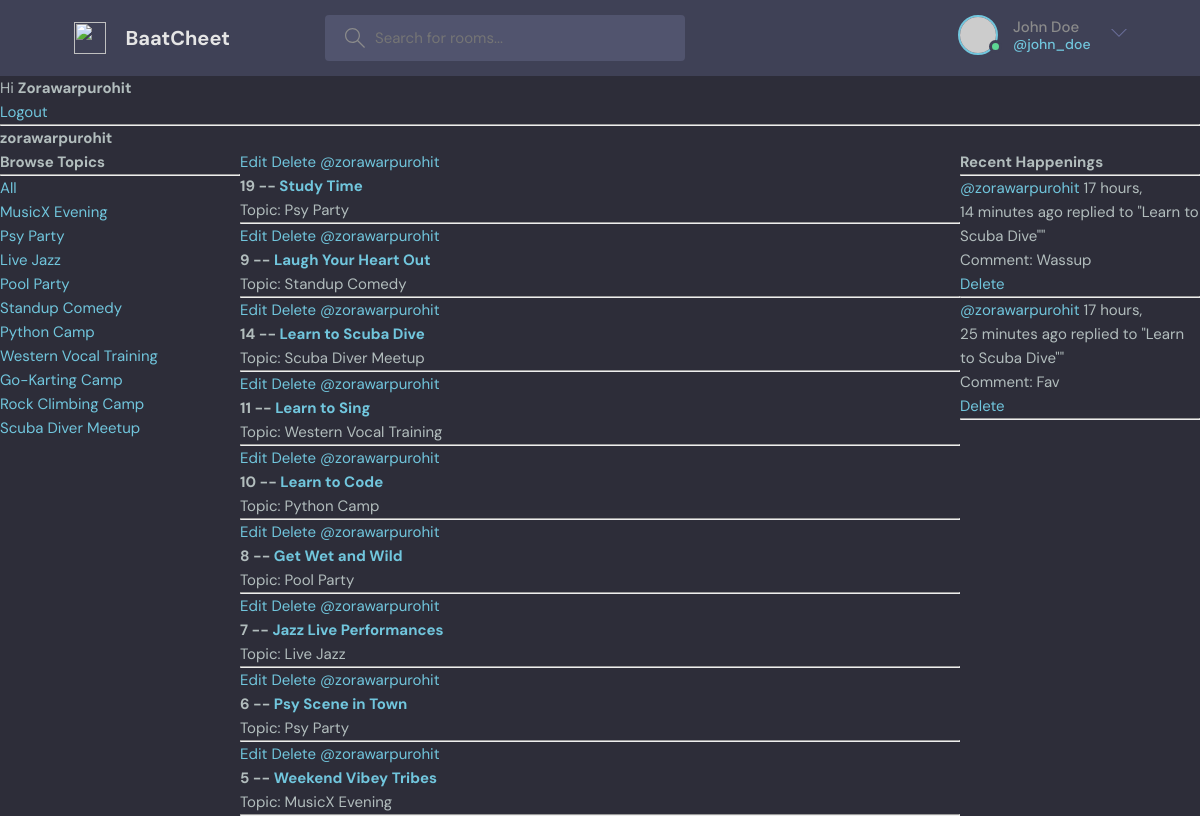
Screenshot of /profile/1 (signed in) with the database file from the repository.
### base/models.py (models this page shows, shortened)
class Topic(models.Model):
    name = models.CharField(max_length=200)

class Room(models.Model):
    host = models.ForeignKey(User, on_delete=models.SET_NULL, null=True)
    topic = models.ForeignKey(Topic, on_delete=models.SET_NULL, null=True)
    name = models.CharField(max_length=200)
    description = models.TextField(null=True, blank=True)
    participants = models.ManyToManyField(User, related_name='participants', blank = True)
    updated = models.DateTimeField(auto_now=True)
    created = models.DateTimeField(auto_now_add=True)
    class Meta:
        ordering = ['-updated', '-created']
    def __str__(self):
        return self.name

class Message(models.Model):
    user = models.ForeignKey(User, on_delete=models.CASCADE)
    room = models.ForeignKey(Room, on_delete=models.CASCADE)
    body = models.TextField()
    updated = models.DateTimeField(auto_now=True)
    created = models.DateTimeField(auto_now_add=True)
    class Meta:
        ordering = ['-updated', '-created']
    def __str__(self):
        return self.body[0:50]

### base/views.py (the view)
# urls.py: path('profile/<str:id>', views.userProfile, name="userprofile"),
def userProfile(request, id):
    user = User.objects.get(id=id)
    rooms = user.room_set.all()
    room_messages = user.message_set.all()
    topics = Topic.objects.all()
    profile_data = {'user': user, 'rooms': rooms, 'room_messages': room_messages, 'topics':topics}
    return render(request, 'base/profile.html', profile_data)

### base/templates/base/profile.html (shortened to what this page needs)
{% extends 'main.html' %}
{% block content %}
<h1>{{user.username}}</h1>
<div class="profile-container">
    <div>
        {% include 'base/topics_component.html' %}
    </div>
    <div>
        {% include 'base/feed_component.html' %}
    </div>
    <div>
        {% include 'base/activity_component.html' %}
    </div>
</div>
{% endblock %}

### templates/navigation.html (shortened to what this page needs)
<header class="header header--loggedIn">
    <div class="container">
      <a href="{% url 'home' %}" class="header__logo">
        <img src="assets/logo.svg" />
        <h1>BaatCheet</h1>
      </a>
      <form class="header__search" method="GET" action="{% url 'home' %}">
        <label>
          <input name="q" placeholder="Search for rooms..." />
        </label>
      </form>
      <nav class="header__menu">
        <div class="header__user">
          <a href="profile.html">
            <div class="avatar avatar--medium active">
              <img src="https://randomuser.me/api/portraits/men/37.jpg" />
            </div>
            <p>John Doe <span>@john_doe</span></p>
          </a>
          <button class="dropdown-button">
            <svg version="1.1" xmlns="http://www.w3.org/2000/svg" width="32" height="32" viewBox="0 0 32 32">
              <title>chevron-down</title>
              <path d="M16 21l-13-13h-3l16 16 16-16h-3l-13 13z"></path>
            </svg>
          </button>
        </div>
      </nav>
    </div>
  </header>
{%if request.user.is_authenticated %}
<p>Hi <strong>{{request.user | capfirst }}</strong></p>
<a href="{% url 'logout' %}"> Logout </a>
{% else %}
<a href="{% url 'login' %}"> Login</a>
{% endif %}
<hr>

### base/templates/base/topics_component.html
<h3>Browse Topics</h3>
<hr>
<div>
  <a href="{% url 'home' %}">All</a>
</div>
{% for topic in topics %}
<div>
  <a href="{% url 'home' %}?q={{topic.name}}">{{topic.name}}</a>
</div>
{% endfor %}

### base/templates/base/feed_component.html
<div>
    {% for room in rooms %}
      <div>
        {% if request.user == room.host %}
        <a href="{% url 'updateroom' room.id %}"> Edit </a>
        <a href="{% url 'deleteroom' room.id %}"> Delete </a>
        {% endif %}
        <a href="{% url 'userprofile' room.host.id %}">@{{room.host.username}}</a>
        <h4>{{room.id}} -- <a href="{% url 'room' room.id %}">{{room.name}}</a></h4>
        <small>Topic: {{room.topic.name}}</small>
        <hr>
      </div>
    {% endfor %}
  </div>

### base/templates/base/activity_component.html
<h3>Recent Happenings</h3>
<hr>
{% for message in room_messages %}
  <div>
    <small><a href=" {% url 'userprofile' message.user.id %}">@{{message.user}}</a> {{message.created | timesince }}</small>
    <small>ago replied to "{{message.room}}"" </small>
    <p>Comment: {{message}}</p>
    {% if request.user == message.user %}
    <a href="{% url 'deletemessage' message.id %}"> Delete </a>
    {% endif %}
    <hr>
  </div>
{% endfor %}

### static/styles/style.css (style rules this page uses)
:root { --color-main: #71c6dd; --color-main-light: #e1f6fb; --color-dark: #3f4156; --color-dark-medium: #51546e; --color-dark-light: #696d97; --color-light: #e5e5e5; --color-gray: #8b8b8b; --color-light-gray: #b2bdbd; --color-bg: #2d2d39; --color-success: #5dd693; --color-error: #fc4b0b; }
* { font-family: "DM Sans", -apple-system, BlinkMacSystemFont, "Segoe UI", Roboto, Oxygen, Ubuntu, Cantarell, "Open Sans", "Helvetica Neue", sans-serif; margin: 0; padding: 0; box-sizing: border-box; text-rendering: optimizeLegibility; font-size: inherit; }
html { font-size: 56.25%; }
@media only screen and (min-width: 1200px) { html { font-size: 62.5%; } }
body { line-height: 1.6; font-weight: 400; font-size: 1.5rem; color: var(--color-light-gray); background-color: var(--color-bg); min-height: 100vh; }
img { width: 100%; }
a { display: inline-block; color: var(--color-main); text-decoration: none; }
.container { max-width: 120rem; width: 90%; margin: auto; }
.avatar { position: relative; display: inline-block; border-radius: 50%; border: 2px solid var(--color-main); }
.avatar img { display: block; border-radius: 50%; object-fit: cover; object-position: center; }
.avatar::after { content: ""; display: block; position: absolute; background-color: var(--color-gray); z-index: 111; border-radius: 50%; border: 0.3rem solid var(--color-dark); }
.avatar.active::after { background-color: var(--color-success); }
.avatar.avatar--medium img { width: 3.6rem; height: 3.6rem; border-radius: 50%; }
.avatar.avatar--medium:after { width: 0.7rem; height: 0.7rem; bottom: 0px; right: -6px; }
.header { padding: 1.5rem; background-color: var(--color-dark); }
.header > .container { display: flex; gap: 9.5rem; }
.header__logo, .header__user { display: flex; gap: 2rem; align-items: center; }
.header__logo > img { height: 3.2rem; width: 3.2rem; }
.header__logo > h1 { font-weight: 700; font-size: 2rem; color: var(--color-light); }
.header__search > label { background-color: var(--color-dark-medium); padding: 1.3rem 1rem; display: flex; align-items: center; gap: 1rem; border-radius: 4px; }
.header__search svg { fill: var(--color-gray); width: 2rem; height: 2rem; margin-left: 1rem; }
.header__search input { width: 30rem; background: transparent; border: none; outline: none; color: var(--color-light); }
.header__menu { margin-left: auto; position: relative; }
.header__menu a { display: flex; gap: 1.5rem; align-items: center; font-weight: 500; text-decoration: none; color: var(--color-gray); }
.header__menu img { height: 3.6rem; }
.header__menu p { line-height: 1.2; }
.header__menu span { color: var(--color-main); font-weight: 500; font-size: 1.4rem; display: block; }
.header__menu svg { width: 1.6rem; height: 1.6rem; fill: var(--color-dark-light); }
.dropdown-button { background: transparent; border: 0; outline: 0; cursor: pointer; }

### base/templates/base/profile.html (style rules this page uses)
.profile-container { display: grid; grid-template-columns: 1fr 3fr 1fr ; }

### rows the page displays
Topic: name "MusicX Evening"
Topic: name "Psy Party"
Topic: name "Live Jazz"
Topic: name "Pool Party"
Topic: name "Standup Comedy"
Topic: name "Python Camp"
Topic: name "Western Vocal Training"
Topic: name "Go-Karting Camp"
Topic: name "Rock Climbing Camp"
Topic: name "Scuba Diver Meetup"
Room: shows "Edit", host.username "zorawarpurohit", id "19", name "Study Time", topic.name "Psy Party"
Room: shows "Edit", host.username "zorawarpurohit", id "9", name "Laugh Your Heart Out", topic.name "Standup Comedy"
Room: shows "Edit", host.username "zorawarpurohit", id "14", name "Learn to Scuba Dive", topic.name "Scuba Diver Meetup"
Room: shows "Edit", host.username "zorawarpurohit", id "11", name "Learn to Sing", topic.name "Western Vocal Training"
Room: shows "Edit", host.username "zorawarpurohit", id "10", name "Learn to Code", topic.name "Python Camp"
Room: shows "Edit", host.username "zorawarpurohit", id "8", name "Get Wet and Wild", topic.name "Pool Party"
Room: shows "Edit", host.username "zorawarpurohit", id "7", name "Jazz Live Performances", topic.name "Live Jazz"
Room: shows "Edit", host.username "zorawarpurohit", id "6", name "Psy Scene in Town", topic.name "Psy Party"
Room: shows "Edit", host.username "zorawarpurohit", id "5", name "Weekend Vibey Tribes", topic.name "MusicX Evening"
Message: user "zorawarpurohit", created "17 hours, 14 minutes", room "Learn to Scuba Dive", body "Wassup", shows "Delete"
Message: user "zorawarpurohit", created "17 hours, 25 minutes", room "Learn to Scuba Dive", body "Fav", shows "Delete"

### other values shown
{{ request.user | capfirst }} "Zorawarpurohit"
{{ user.username }} "zorawarpurohit"
